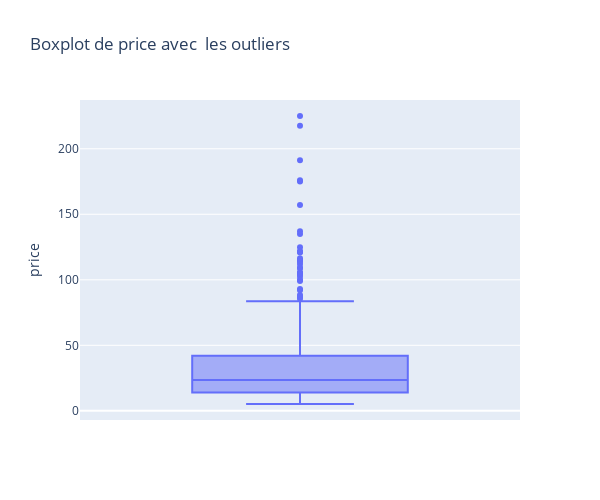

Notebook code cell kept with this figure:
### Markdown cell above
⬇️ Cette fonction utilise la methode de l'écart intercatile

### Code cell
detection_des_outliers(erp_liaison_web,'price')

### Figure 1 — Plotly figure (JSON) as saved in the notebook; plotly's stock layout.template omitted (floating-point values rounded to 4 significant figures; data arrays with more than 128 entries replaced by an {"elided": "..."} marker saying what was removed)
{"data": [{"alignmentgroup": "True", "hovertemplate": "price=%{y}<extra></extra>", "legendgroup": "", "marker": {"color": "#636efa"}, "name": "", "notched": false, "offsetgroup": "", "orientation": "v", "showlegend": false, "type": "box", "x0": " ", "xaxis": "x", "y": {"elided": "714 float values"}, "y0": " ", "yaxis": "y"}], "layout": {"boxmode": "group", "height": 500, "legend": {"tracegroupgap": 0}, "title": {"text": " Boxplot de price avec  les outliers "}, "width": 600, "xaxis": {"anchor": "y", "autorange": true, "domain": [0, 1], "range": [-0.5, 0.5], "type": "category"}, "yaxis": {"anchor": "x", "autorange": true, "domain": [0, 1], "range": [-7.011, 237.2], "title": {"text": "price"}, "type": "linear"}}}
